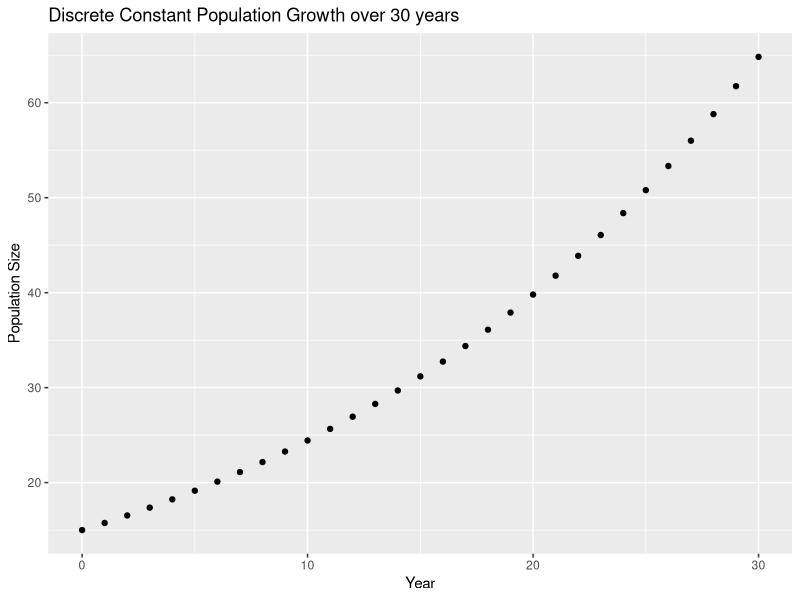
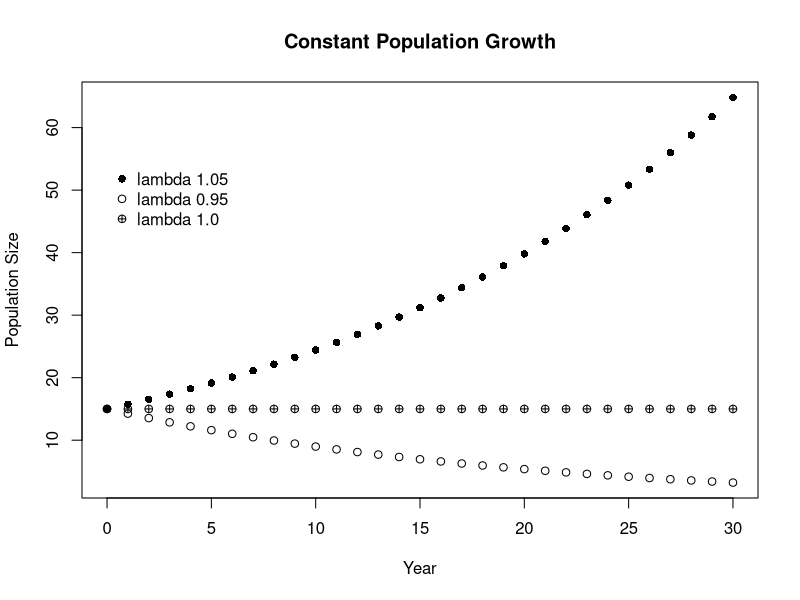
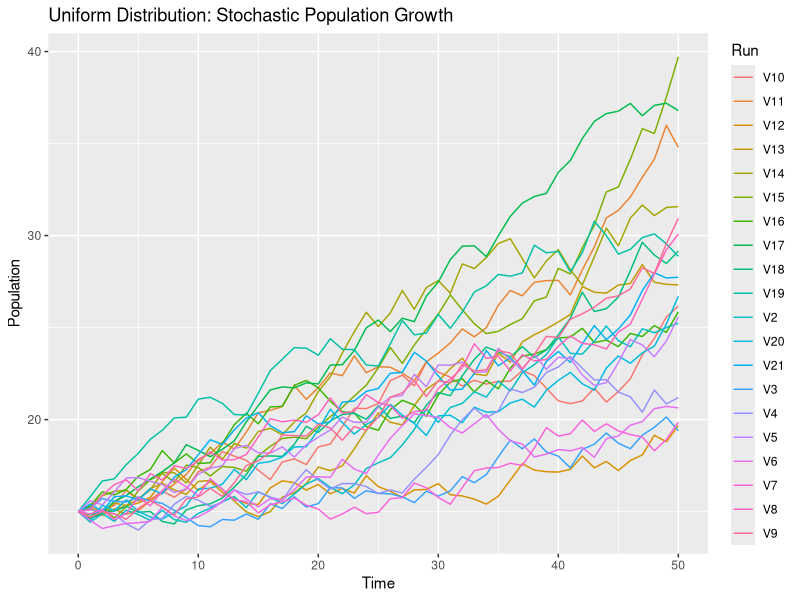
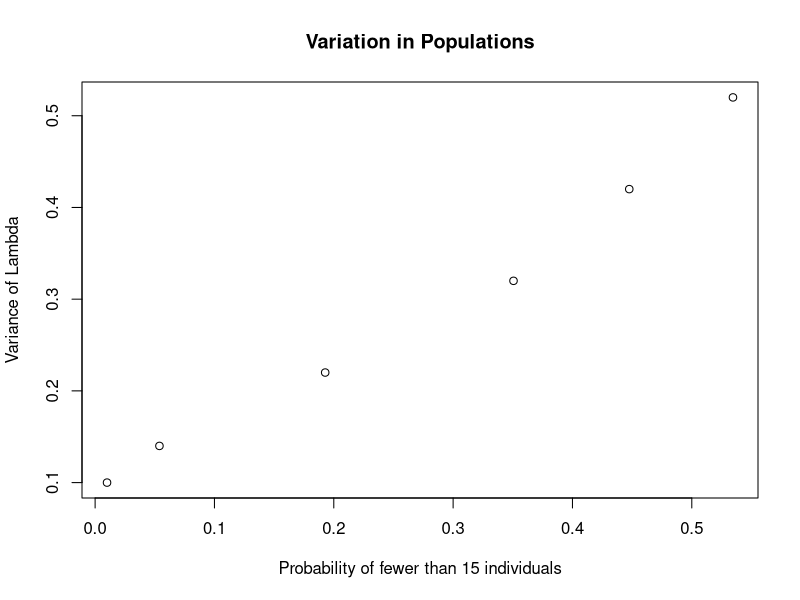
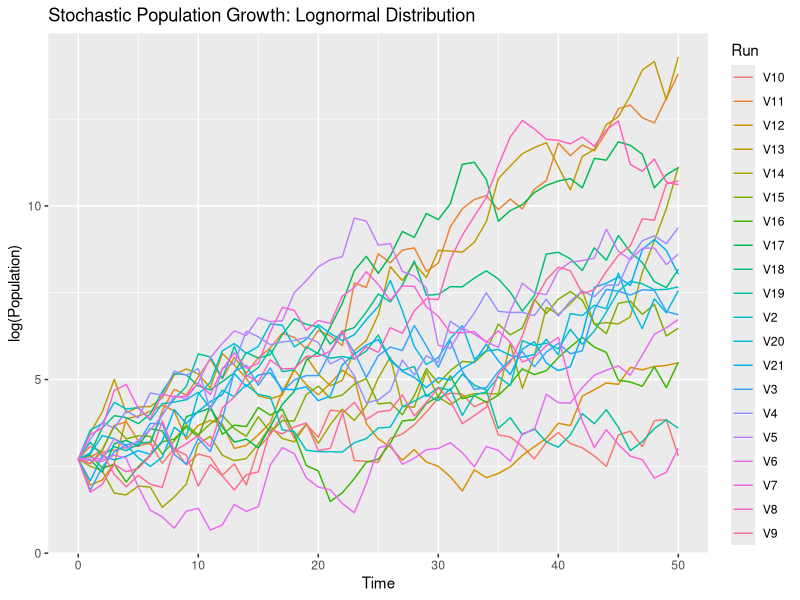
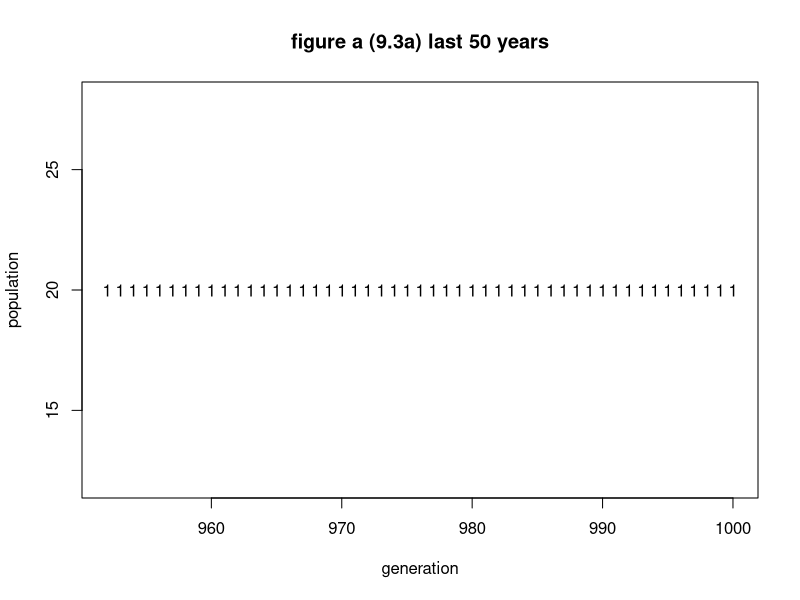
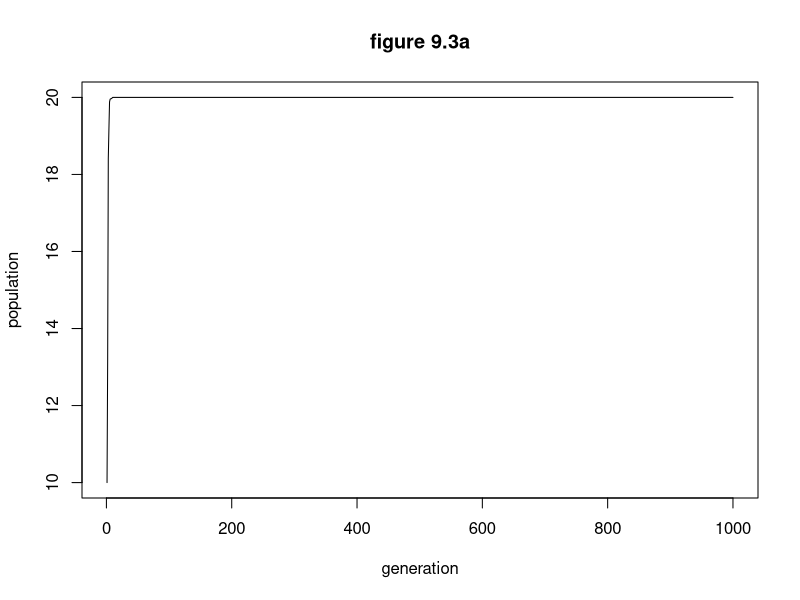
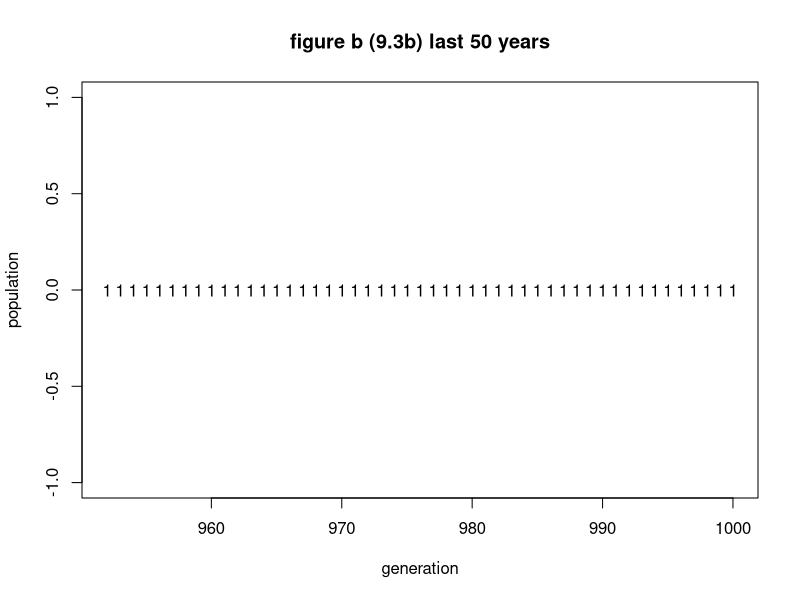

Generate these figures, in order, with R:
## ---- chunk 1
library(dplyr)
library(ggplot2)
library(tidyr)
## ---- chunk 2
time.zero<-0
end.time<-30
pop.initial<-15
lambda<-1.05
popsize.year<-numeric()
popsize.time<-numeric()
for(i in time.zero:end.time){
  popsize.year[i+1]<-pop.initial*lambda^i
  for(j in time.zero:end.time){
    popsize.time[j+1]<-time.zero+j
  }
}
newa<-cbind(popsize.time,popsize.year)
newa
qplot(popsize.time,popsize.year,xlab="Year",
      ylab="Population Size",
      main="Discrete Constant Population Growth over 30 years")

#2b
lambda.2<-0.95
popsize.year.2<-numeric()
popsize.time<-numeric()
for(i in time.zero:end.time){
  popsize.year.2[i+1]<-pop.initial*lambda.2^i
  for(j in time.zero:end.time){
    popsize.time[j+1]<-time.zero+j
  }
}
newb<-cbind(popsize.time,popsize.year,popsize.year.2)
newb

#2c
lambda.3<-1
popsize.year.3<-numeric()
popsize.time<-numeric()
for(i in time.zero:end.time){
  popsize.year.3[i+1]<-pop.initial*lambda.3^i
  for(j in time.zero:end.time){
    popsize.time[j+1]<-time.zero+j
  }
}
new<-cbind(popsize.time,popsize.year,popsize.year.2,popsize.year.3)
new

#2 discrete plot with all three lambda values
new.use<-data.frame(new)
x<-new.use$popsize.time
y<-cbind(new.use$popsize.year,new.use$popsize.year.2,new.use$popsize.year.3)
matplot(x,y,type="p",pch=c(16,1,10),
        col=c(1,1,1),xlab="Year",
        ylab="Population Size",
        main="Constant Population Growth")
legend(0,55,legend = c("lambda 1.05","lambda 0.95","lambda 1.0"),pch=c(16,1,10),bty = "n")
## ---- chunk 3
set.seed(320)
pop.20 <- matrix(nrow = 51, ncol = 20)
pop.20[1,] <- 15
for (j in 1:dim(pop.20)[2]){
  for (i in 2:dim(pop.20)[1]) {
    current.pop <- pop.20[i-1,j]
    pop.20[i,j] = current.pop*runif(1, min = 0.96, max = 1.06)
}
}
time.20 <- seq(0, 51, by = 1)
pop.time.20 <- data.frame(cbind(time.20, pop.20))
pop.20.gathered <- pop.time.20 %>%
  gather(Run, Population, 2:21)
colnames(pop.20.gathered) <- c("Time", "Run", "Population")

pop.20.plot <- ggplot(pop.20.gathered, aes(Time, Population, color = Run)) + 
  geom_line()+ggtitle("Uniform Distribution: Stochastic Population Growth")
pop.20.plot
## ---- chunk 4
set.seed(3100)
pop.1000 <- matrix(nrow=50, ncol = 1000)
pop.1000[1,] <- 15
for (j in 1:dim(pop.1000)[2]){
  for (i in 2:dim(pop.1000)[1]) {
    current.pop <- pop.1000[i-1,j]
    pop.1000[i,j] = current.pop*runif(1.01, min = 0.96, max = 1.06)
  }
}
Time2 <- seq(0, 50, by = 1)
plus.time <- cbind(Time2, pop.1000)
quantile(plus.time[50,2:1001], probs=c(0.025,0.975))
mean(plus.time[50,2:1001])
#24.43871 (95% CI 15.94179 to 35.49669)
## ---- chunk 5
#4-1
sum(plus.time[50,]<15)
length(plus.time[50,])
11/1001
#0.00999 -- variation is 0.10

set.seed(41)
pop.4 <- matrix(nrow=51, ncol = 1000)
pop.4[1,] <- 15
for (j in 1:dim(pop.4)[2]){
  for (i in 2:dim(pop.4)[1]) {
    current.pop.4 <- pop.4[i-1,j]
    pop.4[i,j] = current.pop.4*runif(1.01, min = 0.94, max = 1.08)
  }
}
Time2 <- seq(0, 51, by = 1)
plus.time.4 <- cbind(Time2, pop.4)
sum(plus.time.4[51,]<15)
length(plus.time.4[51,])
54/1001
#0.0539 -- variation is 0.14

#4-2
set.seed(42)
pop.42 <- matrix(nrow=51, ncol = 1000)
pop.42[1,] <- 15
for (j in 1:dim(pop.42)[2]){
  for (i in 2:dim(pop.42)[1]) {
    current.pop.42 <- pop.42[i-1,j]
    pop.42[i,j] = current.pop.42*runif(1.01, min = 0.90, max = 1.12)
  }
}
Time2 <- seq(0, 51, by = 1)
plus.time.42 <- cbind(Time2, pop.42)
sum(plus.time.42[51,]<15)
length(plus.time.42[51,])
193/1001
#0.1928-- variation is 0.22

#4-3
set.seed(43)
pop.43 <- matrix(nrow=51, ncol = 1000)
pop.43[1,] <- 15
for (j in 1:dim(pop.43)[2]){
  for (i in 2:dim(pop.43)[1]) {
    current.pop.43 <- pop.43[i-1,j]
    pop.43[i,j] = current.pop.43*runif(1.01, min = 0.85, max = 1.17)
  }
}
Time2 <- seq(0, 51, by = 1)
plus.time.43 <- cbind(Time2, pop.43)
sum(plus.time.43[51,]<15)
length(plus.time.43[51,])
351/1001
#0.3506-- variation is 0.32

#4-4
set.seed(44)
pop.44 <- matrix(nrow=51, ncol = 1000)
pop.44[1,] <- 15
for (j in 1:dim(pop.44)[2]){
  for (i in 2:dim(pop.44)[1]) {
    current.pop.44 <- pop.44[i-1,j]
    pop.44[i,j] = current.pop.44*runif(1.01, min = 0.80, max = 1.22)
  }
}
Time2 <- seq(0, 51, by = 1)
plus.time.44 <- cbind(Time2, pop.44)
sum(plus.time.44[51,]<15)
length(plus.time.44[51,])
448/1001
#0.4476-- variation is 0.42

#4-5
set.seed(45)
pop.45 <- matrix(nrow=51, ncol = 1000)
pop.45[1,] <- 15
for (j in 1:dim(pop.45)[2]){
  for (i in 2:dim(pop.45)[1]) {
    current.pop.45 <- pop.45[i-1,j]
    pop.45[i,j] = current.pop.45*runif(1.01, min = 0.75, max = 1.27)
  }
}
Time2 <- seq(0, 51, by = 1)
plus.time.45 <- cbind(Time2, pop.45)
sum(plus.time.45[51,]<15)
length(plus.time.45[51,])
535/1001
#0.5345-- variation is 0.52
#variance is max-min

#plot of variation vs delta lambdas
probability<-c(0.00999,0.0539,0.1928,0.3506,0.4476,0.5345)
variance<-c(0.10,0.14,0.22,0.32,0.42,0.52)

plot(probability,variance,xlab="Probability of fewer than 15 individuals",
     ylab="Variance of Lambda",main="Variation in Populations")
#as variation increases the probability of getting a population size that is less than 15
#increases, this happens because the range in increasing
## ---- chunk 6
set.seed(5)
ran.lambda<-rlnorm(50,0.1,0.5)
ran.lambda
lambda.arithmetric<-mean(ran.lambda)
lambda.geometric<-exp(mean(log(ran.lambda)))
lambda.variance<-var(ran.lambda)
lambda.geometric
lambda.arithmetric
lambda.variance
## ---- chunk 7
stomat <- matrix(nrow = 51, ncol = 20)
stomat[1,] <- 15
for (j in 1:dim(stomat)[2]){
  for (i in 2:dim(stomat)[1]) {
    stobeg <- stomat[i-1,j]
    stomat[i,j] = stobeg*rlnorm(1, meanlog=0.1, sdlog = 0.5)
  }
}
time.55 <- seq(0, 51, by = 1)
time.5 <- as.data.frame(cbind(time.55, stomat))
sto<- time.5 %>%
  gather(Run, Population, 2:21)
colnames(sto) <- c("Time", "Run", "Population")
sto.plot <- ggplot(sto, aes(Time, log(Population), color = Run)) +geom_line()+ggtitle("Stochastic Population Growth: Lognormal Distribution")
sto.plot
## ---- chunk 8
loglam <- rlnorm(50, meanlog = 0.1, sdlog = 0.5)
loglam.var <- var(loglam)
loglam.arithmetic <- mean(loglam)
loglam.geometric <- exp(mean(log(loglam)))
## ---- chunk 9
mean.seq <- seq(from = 0.06, to = 0.15, by = 0.01)
sd.seq <- seq(from = 0.46, to = 0.55, by = 0.01)
loglam.mat <- matrix(nrow = 10, ncol = 6)
for (j in 1:dim(loglam.mat)[1]){
        loglam.mat[j,1] <- mean.seq[j]
        loglam.mat[j,2] <- sd.seq[j]
        sample <- rlnorm(50, meanlog = mean.seq[j], sdlog = sd.seq[j])
        loglam.mat[j,3] <- mean(sample)
        loglam.mat[j,4] <- exp(mean(sample))
        loglam.mat[j,5] <- var(sample)
        loglam.mat[j,6] <- log(loglam.mat[j,3]/loglam.mat[j,4])*(-2*loglam.mat[j,3]^2)
}
colnames(loglam.mat) <- c("logmean", "logsd", "amean", "gmean", "var", "left")
loglam.frame <- data.frame(loglam.mat)
## ---- chunk 10
loglam.reg <- glm(left ~ var, data = loglam.frame)
summary(loglam.reg)
## ---- chunk 11
Na<-matrix(nrow=1001,ncol=1)
ran.lambda<-matrix(nrow = 1001,ncol=1)
ran.lambda[1,1]<- runif(1,-1,0)
gen.a<-matrix(nrow=1001,ncol=1)
gen.a[1,1]<-0
r<-1
K<-20
Na[1,1]<-10#N0
tmax=1000
for(i in 2:1001){
  gen.a[i-1,1]<-i-1
  ran.lambda[i,1]<- runif(1,0,1)
  r<-ran.lambda[i,1]
  Na[i,1]=Na[i-1,1]*exp(r*(1-Na[i-1,1]/K))
}
data.a<-cbind(gen.a,ran.lambda,Na)
matplot(data.a[952:1001,1],data.a[952:1001,3], type="p",
        xlab="generation",ylab="population",
        main="figure a (9.3a) last 50 years")
matplot(data.a[,1],data.a[,3], type="l",
        xlab="generation",ylab="population",
        main="figure 9.3a")



#figure 9.3b
Nb<-matrix(nrow=1001,ncol=1)
ran.lambda<-matrix(nrow = 1001,ncol=1)
ran.lambda[1,1]<- runif(1,-1,0)
gen.b<-matrix(nrow=1001,ncol=1)
gen.b[1,1]<-0
r<-1
K<-20
Nb[1,1]<-10#N0
tmax=1000
for(i in 2:1001){
  gen.b[i-1,1]<-i-1
  ran.lambda[i,1]<- runif(1,1,10)
  r<-ran.lambda[i,1]
  Nb[i,1]=Nb[i-1,1]*exp(r*(1-Nb[i-1,1]/K))
}
data.b<-cbind(gen.b,ran.lambda,Nb)
matplot(data.b[952:1001,1],data.b[952:1001,3], type="p",
        xlab="generation",ylab="population",
        main="figure b (9.3b) last 50 years")
matplot(data.b[,1],data.b[,3], type="l",
        xlab="generation",ylab="population",
        main="figure 9.3b")


#figure 9.3c
Nc<-matrix(nrow=1001,ncol=1)
ran.lambda<-matrix(nrow = 1001,ncol=1)
ran.lambda[1,1]<- runif(1,-1,0)
gen.c<-matrix(nrow=1001,ncol=1)
gen.c[1,1]<-0
r<-1
K<-20
Nc[1,1]<-10#N0
tmax=1000
for(i in 2:1001){
  gen.c[i-1,1]<-i-1
  ran.lambda[i,1]<- runif(1,10,100)
  r<-ran.lambda[i,1]
  Nc[i,1]=Nc[i-1,1]*exp(r*(1-Nc[i-1,1]/K))
}
data.c<-cbind(gen.c,ran.lambda,Nc)
matplot(data.c[952:1001,1],data.c[952:1001,3], type="p",
        xlab="generation",ylab="population",
        main="figure c (9.3c) last 50 years")
matplot(data.c[,1],data.c[,3], type="l",
        xlab="generation",ylab="population",
        main="figure 9.3c")
